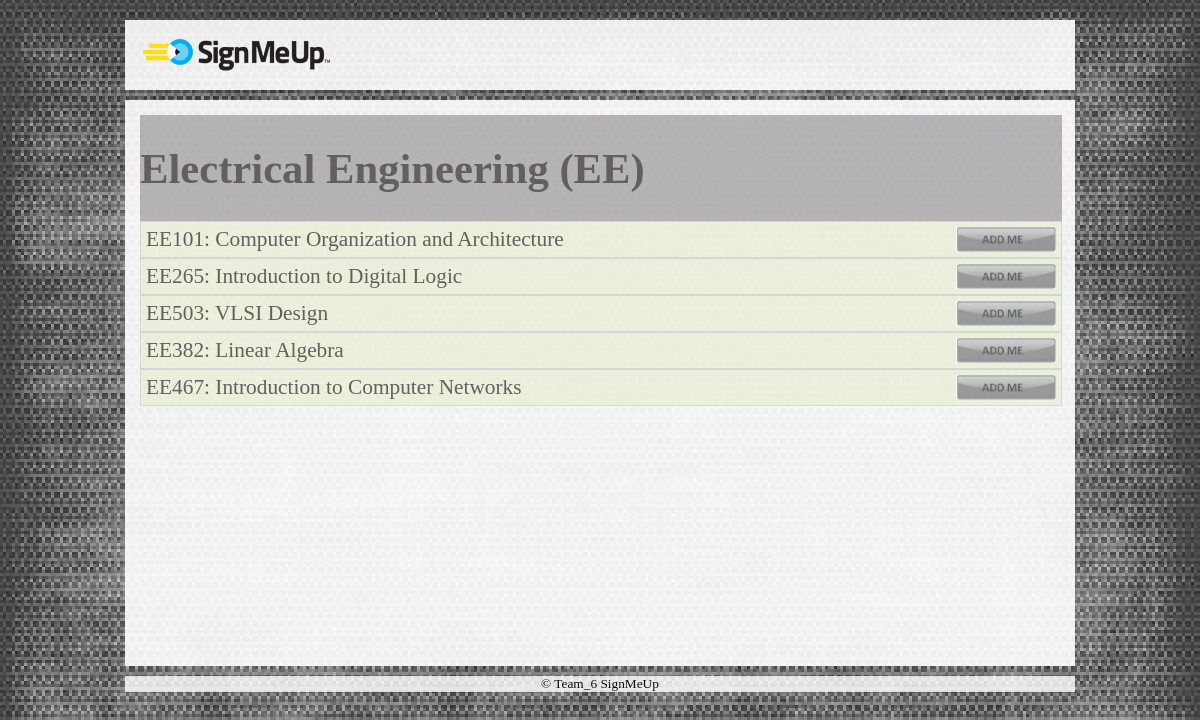
The app's page /courses.php?course=EE with its own data.
### tables this page shows
CREATE TABLE IF NOT EXISTS `user_info` (
  `user_id` int(10) NOT NULL AUTO_INCREMENT,
  `user_type` varchar(20) NOT NULL,
  `first_name` varchar(70) NOT NULL,
  `middle_name` varchar(70) DEFAULT NULL,
  `last_name` varchar(70) NOT NULL,
  `user_email` varchar(70) NOT NULL,
  `alternate_email` varchar(70) DEFAULT NULL,
  `address` varchar(100) DEFAULT NULL,
  `phone_no` varchar(15) NOT NULL,
  `password` varchar(70) NOT NULL,
  PRIMARY KEY (`user_id`)
);

CREATE TABLE IF NOT EXISTS `professor_info` (
  `user_id` int(10) DEFAULT NULL,
  `office_location` varchar(100) DEFAULT NULL,
  `office_hours` varchar(50) DEFAULT NULL,
  `subject` varchar(50) NOT NULL,
  `course_id` varchar(50) NOT NULL,
  KEY `foreignkey_user_id` (`user_id`)
);

CREATE TABLE IF NOT EXISTS `course_info` (
  `course_id` varchar(10) NOT NULL DEFAULT '',
  `course_name` varchar(50) NOT NULL,
  `semester` varchar(20) NOT NULL,
  `class_location` varchar(20) DEFAULT NULL,
  `class_timings` varchar(50) DEFAULT NULL,
  `no_of_credits` int(10) DEFAULT NULL,
  PRIMARY KEY (`course_id`)
);

### courses.php (the view, shortened to what this page needs)
<html>
<head>
    <link rel="stylesheet" type="text/css" href="main2.css">
</head>
<body>
<div id="containerNew">
<div class="header">
    <?php include("header.php"); ?>
</div>
<div class="middleContainer">
    <div class="middle">
        <?php
        $course_type = $_GET['course'];
        switch($course_type){
            case 'EE' : echo "<h1>Electrical Engineering (EE) </h1>"  ;     break;
        }
        $sql = "SELECT * from user_info ui, course_info ci, professor_info pi where ci.course_id like '".$course_type."%' and ci.semester = '". CURRENT_SEM."' and ci.course_id = pi.course_id and pi.user_id = ui.user_id"  ;
        $result = mysql_query($sql);
        if(!$result){
            echo 'Could not run query: ' . mysql_error();
            exit;
        }
        else{
            $info=array();
            while($row = mysql_fetch_array($result,MYSQL_ASSOC)){
                array_push($info,$row);
            }
            for($j=0; $j< count($info); $j++) {
                echo '<div class="flip">'.$info[$j]["course_id"].': '. $info[$j]['course_name'];
                echo '<a href="#"><input type="image" id="myimage" style="float:right; height:25px" src="images/add.png" onclick="aa('.$info[$j]["course_id"].')"/></a></div>';
            }
        }
        ?>
    </div>
</div>
<div class="footer">
    <center>
        &copy; Team_6 SignMeUp
    </center>
</div>
</div>
</body>
</html>

### main2.css (style rules this page uses)
body { background-color:grey; font-size: 10pt; min-height: 100%; width : 100%; background:url('images/images1.jpg') repeat; margin: 0; }
#containerNew { position:relative; width:950px; height:100%; margin: 10px auto; }
.header { background:url('images/grey_overlay.png') repeat; padding:10px 15px 15px 15px; color:#000; margin-top: 20px; }
.middleContainer { background:url('images/grey_overlay.png') repeat; width : 100%; min-height : 566px; margin: 10px auto; position : relative; }
.middle, .tabbedPages { background-color:#8C898B; opacity: 0.6; margin: 15px; font-size: 16pt; color:black; width : 97%; position: absolute; }
.footer { background:url('images/grey_overlay.png') repeat; position:relative; padding:0px 15px 0px 15px; color:#000; bottom: 0px; opacity: 0.9; }

### courses.php (style rules this page uses)
.panel,.flip { padding:5px; background-color:#e5eecc; border:solid 1px #c3c3c3; }

### records on screen
user_info: professor_info.course_id "EE101", course_info.course_name "Computer Organization and Architecture", professor_info.course_id "EE265", course_info.course_name "Introduction to Digital Logic"
user_info: professor_info.course_id "EE503", course_info.course_name "VLSI Design"
user_info: professor_info.course_id "EE382", course_info.course_name "Linear Algebra", professor_info.course_id "EE467", course_info.course_name "Introduction to Computer Networks"
